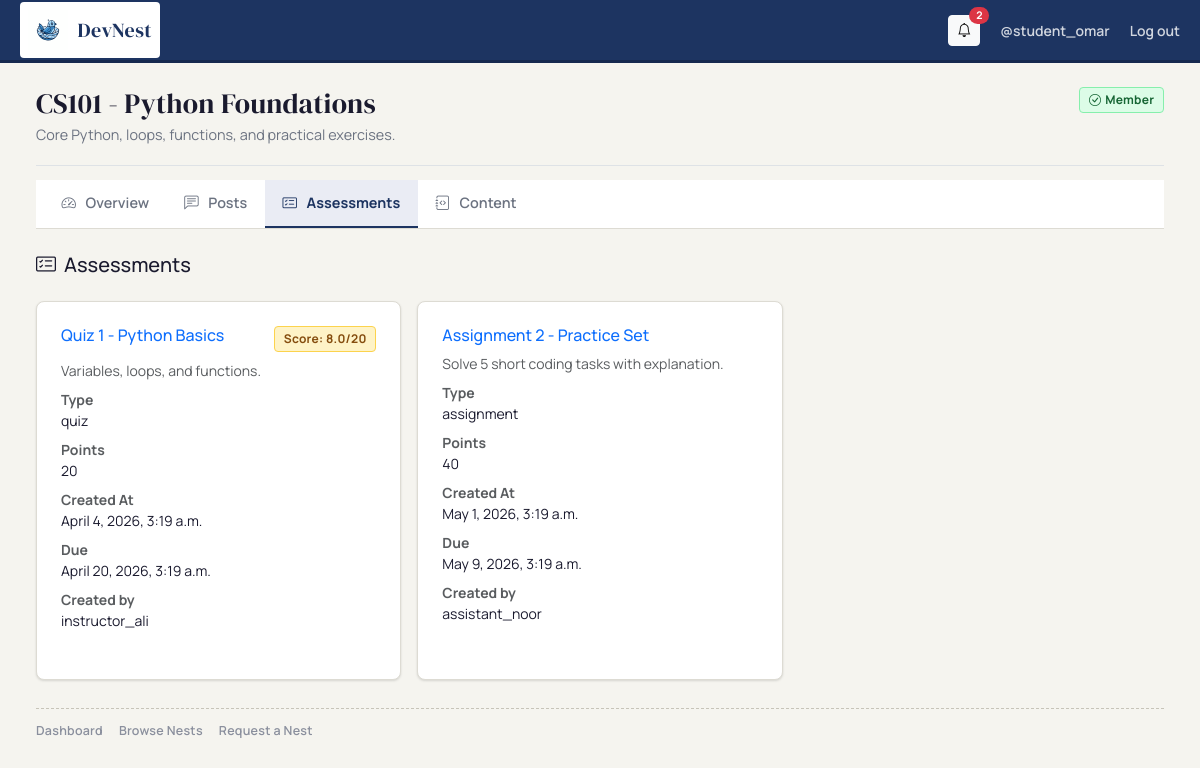
Page /assessments/nests/1/ (signed in) on the committed database.
### nests/models.py (models this page shows, shortened)
class Nest(models.Model):
    class Status(models.TextChoices):
        PENDING  = 'pending',  'Pending'
        APPROVED = 'approved', 'Approved'
        REJECTED = 'rejected', 'Rejected'
    name        = models.CharField(max_length=255)
    description = models.TextField()
    creator     = models.ForeignKey(settings.AUTH_USER_MODEL, on_delete=models.CASCADE)
    members     = models.ManyToManyField(
        settings.AUTH_USER_MODEL,
        through='NestMembership',
        related_name='nests',
    )
    status      = models.CharField(
        max_length=20,
        choices=Status.choices,
        default=Status.PENDING,
    )
    created_at  = models.DateTimeField(auto_now_add=True)
    def membership_for(self, user):
        if not getattr(user, 'is_authenticated', False):
            return None
        return self.memberships.filter(user=user, status=NestMembership.Status.ACTIVE).first()
    def is_site_staff(self, user):
        return bool(getattr(user, 'is_authenticated', False) and (user.is_staff or user.is_superuser))
    def is_nest_staff(self, user):
        m = self.membership_for(user)
        return m is not None and m.role in (NestMembership.Role.INSTRUCTOR, NestMembership.Role.ASSISTANT)

class NestMembership(models.Model):
    class Role(models.TextChoices):
        INSTRUCTOR = 'instructor', 'Instructor'
        ASSISTANT  = 'assistant',  'Assistant'
        MEMBER     = 'member',     'Member'
    class Status(models.TextChoices):
        PENDING  = 'pending',  'Pending'
        ACTIVE   = 'active',   'Active'
        REJECTED = 'rejected', 'Rejected'
    nest      = models.ForeignKey(Nest, on_delete=models.CASCADE, related_name='memberships')
    user      = models.ForeignKey(settings.AUTH_USER_MODEL, on_delete=models.CASCADE, related_name='nest_memberships')
    role      = models.CharField(max_length=20, choices=Role.choices, default=Role.MEMBER)
    status    = models.CharField(max_length=20, choices=Status.choices, default=Status.PENDING)
    joined_at = models.DateTimeField(auto_now_add=True)
    class Meta:
        constraints = [
            models.UniqueConstraint(fields=['nest', 'user'], name='unique_nest_membership')
        ]
        ordering = ['nest', 'joined_at']

### assessments/models.py (models this page shows, shortened)
class Assessment(models.Model):
    TYPE_CHOICES = [
        ('quiz', 'Quiz'),
        ('assignment', 'Assignment'),
    ]
    title = models.CharField(max_length=200)
    description = models.TextField(blank=True)
    assessment_type = models.CharField(max_length=20, choices=TYPE_CHOICES)
    points = models.PositiveIntegerField(default=0)
    due_date = models.DateTimeField(null=True, blank=True)
    created_by = models.ForeignKey(User,on_delete=models.CASCADE,related_name='created_assessments')
    created_at = models.DateTimeField(auto_now_add=True)
    nest = models.ForeignKey(Nest, on_delete=models.CASCADE, related_name='assessments', null=True, blank=True)

### assessments/views.py (the view)
# urls.py: path('nests/<int:nest_id>/', views.assessment_page_view, name='assessment_page_view'),
def assessment_page_view(request: HttpRequest, nest_id):
    nest = get_object_or_404(Nest, id=nest_id)
    assessments = Assessment.objects.filter(nest=nest)
    if request.user.is_authenticated and not request.user.is_staff:
        submissions = Submission.objects.filter(student=request.user, assessment__nest=nest)
        submissions_map = {s.assessment_id: s.score for s in submissions}
        for assessment in assessments:
            assessment.student_score = submissions_map.get(assessment.id)
    else:
        for assessment in assessments:
            assessment.student_score = None
    total_score = (
        Submission.objects
        .filter(student=request.user, assessment__nest=nest)
        .aggregate(total=Sum('score'))['total'] or 0
    )
    context = {
        'assessments': assessments,
        'nest': nest,
        'total_score': total_score,
    }
    context.update(_nest_context(nest, request.user))
    return render(request, 'assessments/assessment_page.html', context)

### assessments/views.py (called while the page is built)
def _nest_context(nest: Nest, user):
    membership = nest.membership_for(user)
    pending_membership = nest.memberships.filter(
        user=user,
        status=NestMembership.Status.PENDING,
    ).first()
    return {
        'membership': membership,
        'pending_membership': pending_membership,
        'can_manage': nest.is_nest_staff(user) or nest.is_site_staff(user),
        'is_nest_staff': nest.is_nest_staff(user) or nest.is_site_staff(user),
    }

### main/context_processors.py (called while the page is built)
def notifications_context(request):
    if not getattr(request.user, 'is_authenticated', False):
        return {
            'unread_notifications': [],
            'unread_notifications_count': 0,
        }
    unread_qs = Notification.objects.filter(user=request.user, is_read=False)
    return {
        'unread_notifications': list(unread_qs[:8]),
        'unread_notifications_count': unread_qs.count(),
    }

### assessments/templates/assessments/assessment_page.html (shortened to what this page needs)
{% extends "nests/nest_detail_base.html" %}
{% load static %}
{% block tab_assessments %}active{% endblock %}
{% block feature_content %}
<div class="d-flex justify-content-between align-items-center mb-4">
    <h5 class="mb-0"><i class="bi bi-card-checklist me-2"></i>Assessments</h5>
</div>
<div class="assessments-list">
    {% if assessments %}
    <div class="row g-3">
        {% for assessment in assessments %}
        <div class="col-md-6 col-lg-4">
            <div class="nest-surface p-4 h-100 d-flex flex-column">
                <div class="d-flex justify-content-between align-items-start mb-2">
                    <h6 class="mb-0">
                        <a href="{% url 'assessments:assessment_detail_view' nest_id=nest.id pk=assessment.pk %}" class="text-decoration-none">
                            {{ assessment.title }}
                        </a>
                    </h6>
                    {% if request.user.is_authenticated and not request.user.is_staff and assessment.student_score is not None %}
                    <span class="nest-chip nest-chip-pending">Score: {{ assessment.student_score }}/{{ assessment.points }}</span>
                    {% endif %}
                </div>
                <p class="text-muted small mb-2">{{ assessment.description }}</p>
                <dl class="mb-3 small">
                    <dt class="text-muted">Type</dt><dd>{{ assessment.assessment_type }}</dd>
                    <dt class="text-muted">Points</dt><dd>{{ assessment.points }}</dd>
                    <dt class="text-muted">Created At</dt><dd>{{ assessment.created_at }}</dd>
                    <dt class="text-muted">Due</dt><dd>{{ assessment.due_date|default:"No due date" }}</dd>
                    <dt class="text-muted">Created by</dt><dd>{{ assessment.created_by.username }}</dd>
                </dl>
            </div>
        </div>
        {% endfor %}
    </div>
    {% else %}
    <div class="nest-surface p-4 text-muted">No assessments available yet.</div>
    {% endif %}
</div>
{% endblock feature_content %}

### nests/templates/nests/nest_detail_base.html (shortened to what this page needs)
{% extends "nests/base.html" %}
{% block content %}
{% if nest %}
<div class="nest-page-head pb-3 mb-0 border-bottom">
    <div>
        <h2 class="nest-page-title">{{ nest.name }}</h2>
        <p class="nest-page-subtitle mb-1">{{ nest.description }}</p>
    </div>
    <div class="d-flex gap-2 flex-wrap align-items-center">
        {% if membership %}
            <span class="nest-chip nest-chip-approved align-self-center">
                <i class="bi bi-check-circle me-1"></i> {{ membership.get_role_display }}
            </span>
        {% elif pending_membership %}
            <span class="nest-chip nest-chip-pending align-self-center">
                <i class="bi bi-hourglass-split me-1"></i> Request Pending
            </span>
        {% endif %}
    </div>
</div>
<div class="nest-subnav-wrap">
    <nav class="nest-subnav" aria-label="Nest feature navigation">
        <a href="{% url 'nests:nest_detail' nest_id=nest.pk %}"
           class="nest-subnav-link {% block tab_overview %}{% endblock %}">
            <i class="bi bi-speedometer2 me-1"></i> Overview
        </a>
        <a href="{% url 'nests:nest_posts' nest_id=nest.pk %}"
           class="nest-subnav-link {% block tab_posts %}{% endblock %}">
            <i class="bi bi-chat-left-text me-1"></i> Posts
        </a>
        <a href="{% url 'assessments:assessment_page_view' nest_id=nest.pk %}"
           class="nest-subnav-link {% block tab_assessments %}{% endblock %}">
            <i class="bi bi-card-checklist me-1"></i> Assessments
        </a>
        <a href="{% url 'content:all_titles_view' %}?nest_id={{ nest.pk }}"
           class="nest-subnav-link {% block tab_content %}{% endblock %}">
            <i class="bi bi-journal-code me-1"></i> Content
        </a>
    </nav>
</div>
{% endif %}
{% block feature_content %}{% endblock %}
{% endblock %}

### nests/templates/nests/base.html (shortened to what this page needs)
{% load static %}
<!doctype html>
<html lang="en">
<head>
	<link href="https://cdn.jsdelivr.net/npm/bootstrap@5.3.3/dist/css/bootstrap.min.css" rel="stylesheet">
	<link href="https://cdn.jsdelivr.net/npm/bootstrap-icons@1.11.3/font/bootstrap-icons.css" rel="stylesheet">
	<link rel="stylesheet" href="{% static 'css/nests.css' %}">
</head>
<body class="nest-shell">
	<header class="nest-topbar">
		<div class="container-fluid nest-topbar-inner">
			<a class="nest-brand" href="/">
				<img src="{% static 'images/logo.svg' %}" alt="DevNest logo">
				<span>DevNest</span>
			</a>
			<div class="nest-user d-none d-lg-flex">
				{% if request.user.is_authenticated %}
					<div class="dropdown">
						<button class="btn btn-sm btn-light position-relative" type="button" id="nestNotifDropdown" data-bs-toggle="dropdown" aria-expanded="false" title="Notifications">
							<i class="bi bi-bell"></i>
							{% if unread_notifications_count %}
							<span class="position-absolute top-0 start-100 translate-middle badge rounded-pill bg-danger">{{ unread_notifications_count }}</span>
							{% endif %}
						</button>
					</div>
					<a class="nest-user-link" href="{% url 'accounts:user_profile_view' request.user.username %}">
						@{{ request.user.username }}
					</a>
					<a class="nest-user-link" href="{% url 'accounts:log_out' %}?next={{request.path}}">Log out</a>
				{% else %}
					<a class="nest-user-link" href="{% url 'accounts:sign_in' %}?next={{request.path}}">Sign in</a>
				{% endif %}
			</div>
		</div>
	</header>
	<div class="nest-layout container-fluid">
		<main class="nest-main">
			{% block content %}{% endblock %}
			<footer class="nest-footer-links" aria-label="Nest legacy links">
				<a href="{% url 'nests:nest_dashboard' %}" class="nest-footer-link {% if request.path == '/nests/' %}active{% endif %}">
					Dashboard
				</a>
				<a href="{% url 'nests:nest_list_view' %}" class="nest-footer-link {% if '/nests/browse/' in request.path %}active{% endif %}">
					Browse Nests
				</a>
				<a href="{% url 'nests:request_nest_view' %}" class="nest-footer-link {% if '/nests/request/' in request.path %}active{% endif %}">
					Request a Nest
				</a>
			</footer>
		</main>
	</div>
</body>
</html>

### nests/static/css/nests.css (style rules this page uses)
:root { --nest-bg: #f5f4ef; --nest-paper: #ffffff; --nest-ink: #1a1a2e; --nest-muted: #6b7280; --nest-line: #dddbd3; --nest-accent: #1d3461; --nest-accent-hover: #16294f; --nest-amber: #c57c0e; --nest-amber-soft: #fef3c7; --nest-soft: #eaecf4; --nest-danger-soft: #fde9ef; --nest-shadow-sm: 0 1px 3px rgba(0,0,0,.08), 0 1px 2px rgba(0,0,0,.06); --nest-shadow: 0 2px 8px rgba(0,0,0,.09); --nest-radius: 8px; --nest-radius-sm: 5px; }
* { box-sizing: border-box; }
.nest-shell { margin: 0; min-height: 100vh; background: var(--nest-bg); color: var(--nest-ink); font-family: 'Manrope', sans-serif; }
.nest-topbar { position: sticky; top: 0; z-index: 100; background: var(--nest-accent); border-bottom: 3px solid var(--nest-accent-hover); }
.nest-topbar-inner { min-height: 60px; display: flex; align-items: center; justify-content: space-between; gap: 1rem; padding: 0 1.25rem; }
.nest-brand { display: inline-flex; align-items: center; gap: .6rem; text-decoration: none; padding: 0.5rem; color: var(--nest-accent); background-color: white; border-radius: 4px; font-family: 'DM Serif Display', serif; font-size: 1.25rem; letter-spacing: .4px; }
.nest-brand img { width: 40px; height: 40px; display: block; object-fit: contain; opacity: 1; }
.nest-user { display: inline-flex; align-items: center; gap: 1.25rem; }
.nest-user-link { color: rgba(255,255,255,.8); text-decoration: none; font-weight: 600; font-size: .875rem; transition: color .15s; }
.nest-layout { display: block; min-height: calc(100vh - 63px); }
.nest-main { max-width: 1320px; margin: 0 auto; width: 100%; padding: 1.5rem; }
.nest-page-head { display: flex; align-items: flex-start; justify-content: space-between; flex-wrap: wrap; gap: 1rem; margin-bottom: 1.25rem; }
.nest-page-title { margin: 0; font-family: 'DM Serif Display', serif; font-size: 1.75rem; font-weight: 400; color: var(--nest-ink); letter-spacing: .2px; }
.nest-page-subtitle { color: var(--nest-muted); margin: .2rem 0 0; font-size: .9rem; }
.nest-surface { background: var(--nest-paper); border: 1px solid var(--nest-line); border-radius: var(--nest-radius); box-shadow: var(--nest-shadow-sm); }
.nest-chip { display: inline-flex; align-items: center; border-radius: 4px; padding: .2rem .55rem; font-size: .75rem; font-weight: 700; letter-spacing: .02em; }
.nest-chip-pending { background: var(--nest-amber-soft); color: #854d0e; border: 1px solid #fcd34d; }
.nest-chip-approved { background: #dcfce7; color: #166534; border: 1px solid #86efac; }
.nest-subnav-wrap { background: var(--nest-paper) !important; border: none !important; border-bottom: 1px solid var(--nest-line) !important; border-radius: 0 !important; box-shadow: none !important; padding: 0 !important; margin-top: .85rem; margin-bottom: 1.5rem; overflow-x: auto; overflow-y: hidden; scrollbar-width: none; }
.nest-subnav { display: flex; align-items: flex-end; gap: 0; width: 100%; padding: 0 .5rem; }
.nest-subnav-link { display: inline-flex; align-items: center; gap: .35rem; padding: .75rem 1.1rem; border: none; border-bottom: 3px solid transparent; background: transparent; color: var(--nest-muted); text-decoration: none; font-weight: 600; font-size: .9rem; white-space: nowrap; transition: color .15s, border-color .15s; margin-bottom: -1px; }
.nest-subnav-link.active { color: var(--nest-accent); background: var(--nest-soft); border-bottom-color: var(--nest-accent); font-weight: 700; }
.nest-footer-links { margin-top: 1.75rem; padding-top: .8rem; border-top: 1px dashed #c7c4b9; display: flex; flex-wrap: wrap; gap: .7rem 1rem; }
.nest-footer-link { color: #8a8f9d; text-decoration: none; font-size: .78rem; font-weight: 600; letter-spacing: .02em; }

### rows in the picture
Nest: name "CS101 - Python Foundations", description "Core Python, loops, functions, and practical exercises."
NestMembership: role "Member"
Assessment: title "Quiz 1 - Python Basics", student_score "8.0", points "20", description "Variables, loops, and functions.", assessment_type "quiz", created_at "April 4, 2026, 3:19 a.m.", due_date "April 20, 2026, 3:19 a.m.", created_by.username "instructor_ali"
Assessment: title "Assignment 2 - Practice Set", description "Solve 5 short coding tasks with explanation.", assessment_type "assignment", points "40", created_at "May 1, 2026, 3:19 a.m.", due_date "May 9, 2026, 3:19 a.m.", created_by.username "assistant_noor"

### other values in the picture
{{ unread_notifications_count }} "2"
{{ request.user.username }} "student_omar"
